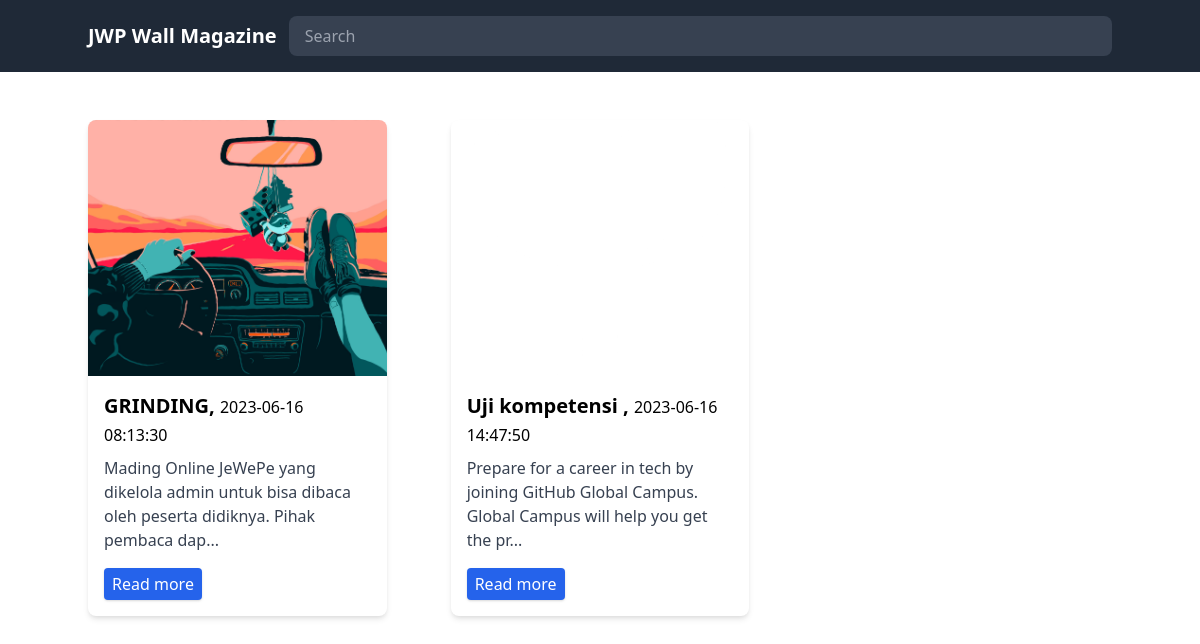
The page / on the database its author committed.
### tables this page shows
CREATE TABLE `articles` (
  `article_id` int(11) NOT NULL,
  `title` varchar(255) NOT NULL,
  `content_text` text NOT NULL,
  `content_file` varchar(255) DEFAULT NULL,
  `created_at` timestamp NOT NULL DEFAULT current_timestamp()
);

### index.php (the view, shortened to what this page needs)
<?php
$conn = mysqli_connect("localhost", "root", "", "db_jwp");
?>
<!DOCTYPE html>
<html lang="en">
<head>
  <link href="https://cdn.jsdelivr.net/npm/tailwindcss@2.2.19/dist/tailwind.min.css" rel="stylesheet">
</head>
<body>
  <nav class="bg-gray-800 py-4">
    <div class="container space-x-3 mx-auto flex justify-between items-center">
      <div>
        <a href="./" class="text-white text-xl font-semibold">JWP Wall Magazine</a>
      </div>
      <div class="flex-grow">
      <form action="index.php" method="GET">
      <input type="text" name="search" placeholder="Search" class="w-full bg-gray-700 text-white px-4 py-2 rounded-lg">
      </div>
    </div>
  </nav>
  <div class="container my-12 mx-auto grid gap-16 grid-cols-1 sm:grid-cols-2 md:grid-cols-3">
  <?php
  if(isset($_GET['search'])){
    $search = $_GET['search'];
    $sql = "SELECT * FROM articles WHERE title LIKE '%" . $search . "%'";
  }else{
    $sql = "SELECT * FROM articles";
  }
  $result = $conn->query($sql);
  if ($result->num_rows > 0) {
    while ($row = $result->fetch_assoc()) {
   ?>
    <div class="max-w-sm bg-white rounded-lg shadow-md overflow-hidden h-200">
  <div class="relative h-64">
    <img src="assets/img/<?= $row['content_file']?>" alt="Article Image" class="w-full h-full object-cover">
  </div>
  <div class="p-4">
    <h3 class="text-xl font-semibold mb-2"><?php echo $row['title']; ?>, <span class="text-base font-normal"><?php echo $row['created_at']; ?></span></h3>
    <p class="text-gray-700 mb-4"><?php echo substr($row['content_text'], 0, 100); ?>...</p>
    <div class="flex justify-between items-center">
      <a href="article.php?id=<?=$row['article_id']?>" class="text-white px-2 py-1 rounded bg-blue-600 shadow">Read more</a>
    </div>
  </div>
</div>
  <?php     }
} else {
    echo "no articles";
} ?>
  </div>
</body>
</html>

### rows shown on the page
articles: content_file (picture), title "GRINDING", created_at "2023-06-16 08:13:30", content_text "Mading Online JeWePe yang dikelola admin untuk bisa dibaca oleh peserta didiknya. Pihak pembaca dap"
articles: content_file (picture), title "Uji kompetensi", created_at "2023-06-16 14:47:50", content_text "Prepare for a career in tech by joining GitHub Global Campus. Global Campus will help you get the pr"
